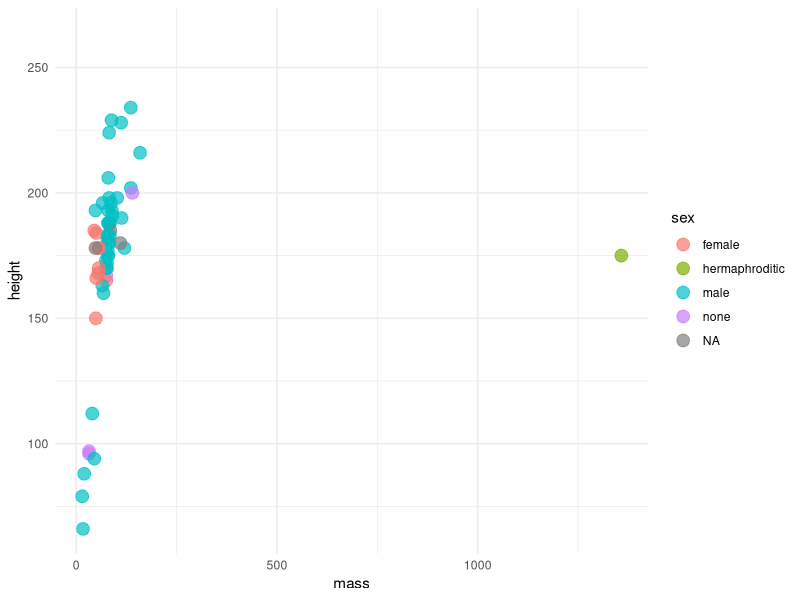

Here is the R script that generated this plot:
## ---- chunk 1
1 + 1
## ---- chunk 2
#| code-fold: true
library(tidyverse)
ggplot(starwars) +
  geom_point(aes(x = mass, y = height, color = sex), size = 4,
             alpha = 0.7) + 
  theme_minimal()
